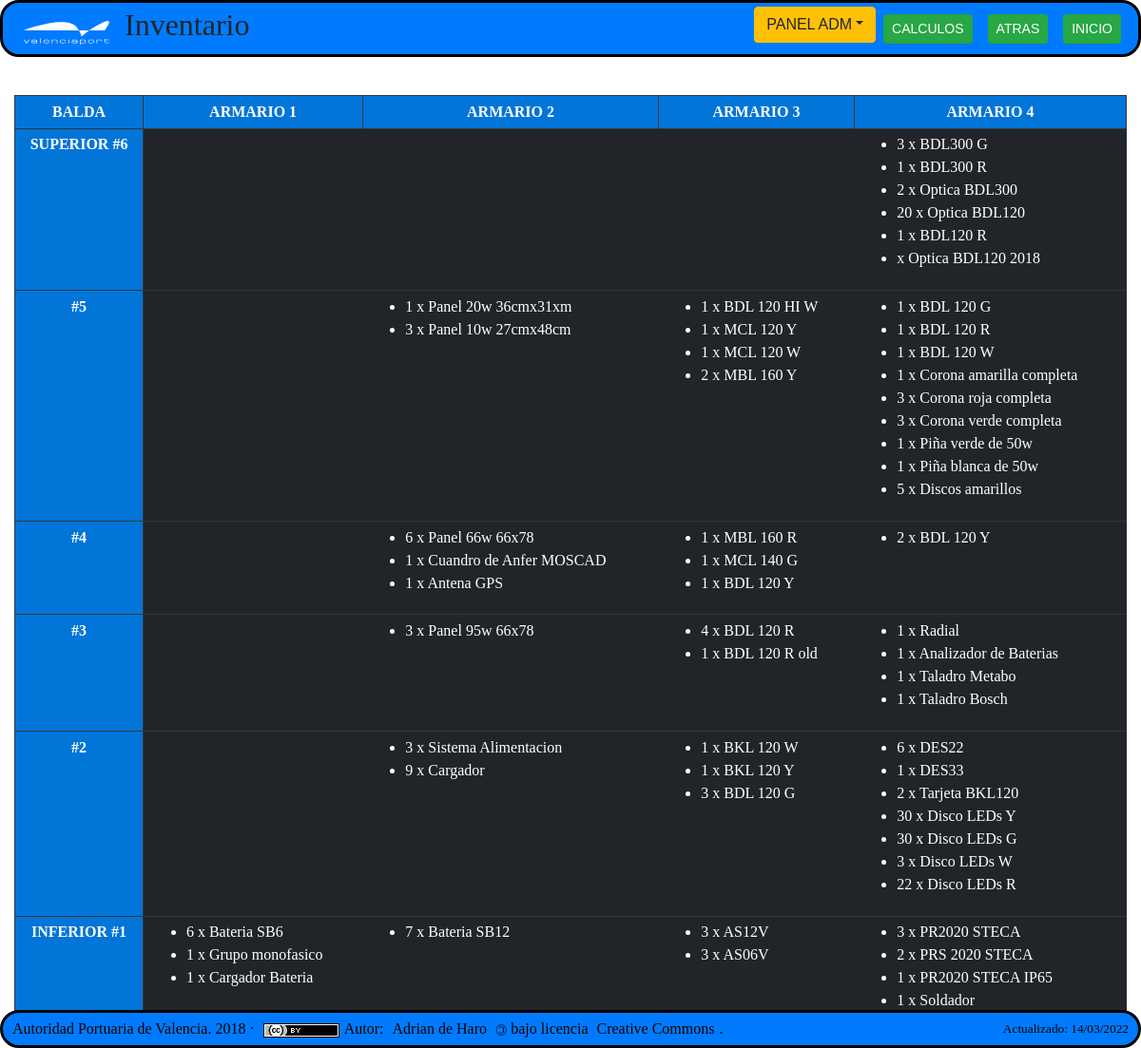
The page /inventario.php on the database as committed earlier.
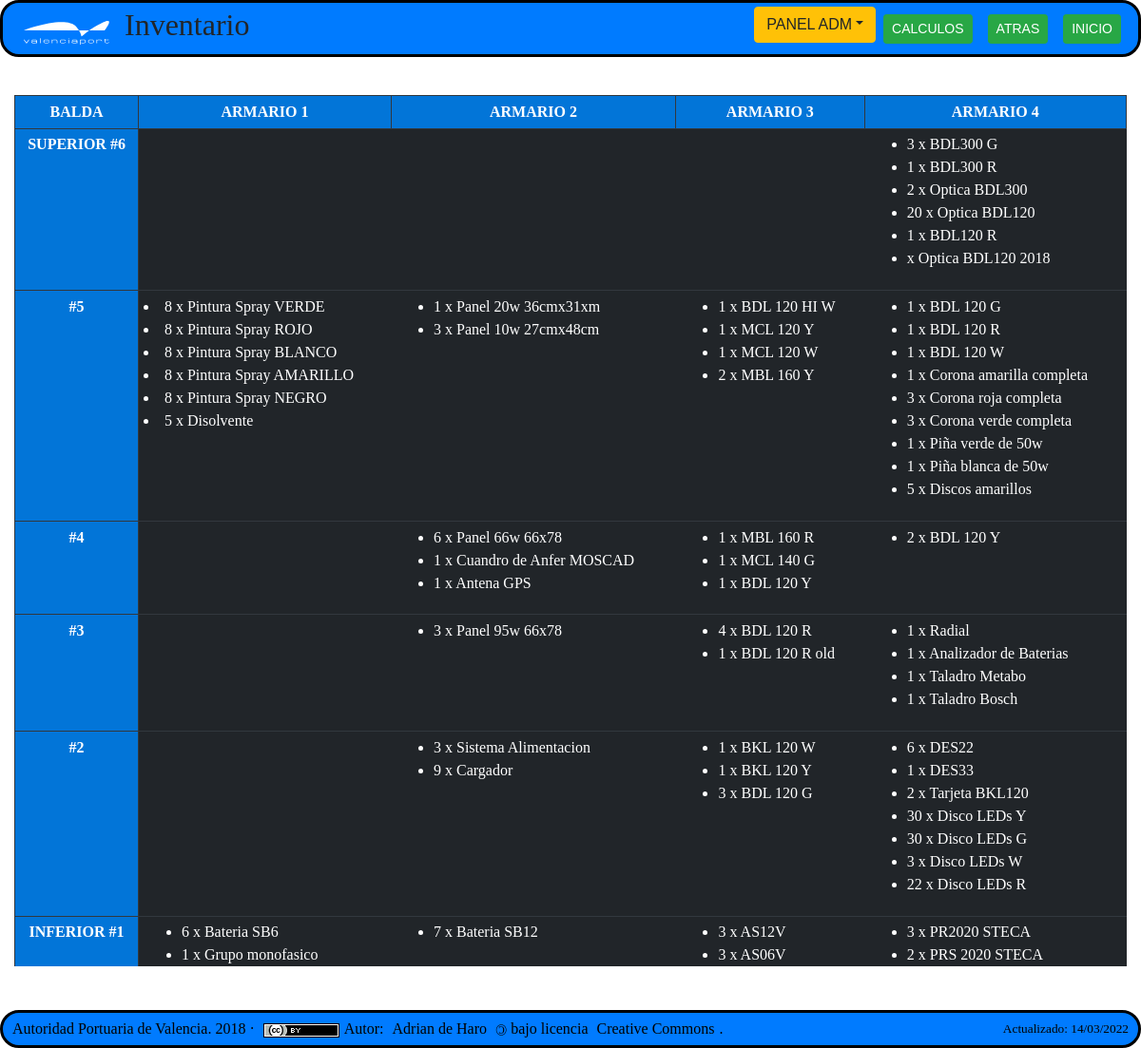
The same page on the database as committed later.
### tables this page shows
CREATE TABLE `inventario` (
  `id` mediumint(9) NOT NULL AUTO_INCREMENT,
  `item` varchar(50) NOT NULL,
  `cantidad` int(11) DEFAULT NULL,
  `fila` int(11) DEFAULT NULL,
  `columna` int(11) DEFAULT NULL,
  `descripcion` varchar(250) DEFAULT NULL,
  PRIMARY KEY (`id`)
);

### inventario.php (the view, shortened to what the changed rows need)
<?php
include_once 'funciones.php';
?>
<!DOCTYPE html>
<html lang="es">
<head>
    <link href="./css/bootstrap.min.css" rel="stylesheet" />
    <link type="text/css" href="./css/style.css" rel="stylesheet" media="screen" />
</head>
<body>
    <div class="container-fluid" style="margin-top:100px">
        <div class="row">
            <div class="col-12">
                <div class="table-responsive">
                    <table id="tablainventario" class="table table-sm table-dark">
                        <tr class="info-color-dark">
                            <th>BALDA</th>
                            <th>ARMARIO 1</th>
                            <th>ARMARIO 2</th>
                            <th>ARMARIO 3</th>
                            <th>ARMARIO 4</th>
                        </tr>
                        <tr>
                            <th>SUPERIOR #6 </th>
                                <?php
                                $db = conectaDb();
                                ?>
                            <td id="f6c4">
                                <ul>
                                    <?php
                                    $sql = "select * from inventario where fila=6 AND columna=4";
                                    $consulta = $db->prepare($sql);
                                    $consulta->execute();
                                    foreach ($consulta as $i) {
                                        echo "<li>" . $i['cantidad'] . " x " . $i['item'] . "</li>";
                                    }
                                    ?>
                                </ul>
                            </td>
                        </tr>
                        <tr>
                            <th> #5 </th>
                            <td id="f5c1">
                                <?php
                                $sql = "select * from inventario where fila=5 AND columna=1";
                                $consulta = $db->prepare($sql);
                                $consulta->execute();
                                foreach ($consulta as $i) {
                                    echo "<li>" . $i['cantidad'] . " x " . $i['item'] . "</li>";
                                }
                                ?> </td>
                            <td id="f5c2">
                                <ul>
                                    <?php
                                    $sql = "select * from inventario where fila=5 AND columna=2";
                                    $consulta = $db->prepare($sql);
                                    $consulta->execute();
                                    foreach ($consulta as $i) {
                                        echo "<li>" . $i['cantidad'] . " x " . $i['item'] . "</li>";
                                    }
                                    ?>
                                </ul>
                            </td>
                            <td id="f5c3">
                                <ul>
                                    <?php
                                    $sql = "select * from inventario where fila=5 AND columna=3";
                                    $consulta = $db->prepare($sql);
                                    $consulta->execute();
                                    foreach ($consulta as $i) {
                                        echo "<li>" . $i['cantidad'] . " x " . $i['item'] . "</li>";
                                    }
                                    ?>
                                </ul>
                            </td>
                            <td id="f5c4">
                                <ul>
                                    <?php
                                    $sql = "select * from inventario where fila=5 AND columna=4";
                                    $consulta = $db->prepare($sql);
                                    $consulta->execute();
                                    foreach ($consulta as $i) {
                                        echo "<li>" . $i['cantidad'] . " x " . $i['item'] . "</li>";
                                    }
                                    ?>
                                </ul>
                            </td>
                        </tr>
                        <tr>
                            <th> #4 </th>
                            <td id="f4c2">
                                <ul>
                                    <?php
                                    $sql = "select * from inventario where fila=4 AND columna=2";
                                    $consulta = $db->prepare($sql);
                                    $consulta->execute();
                                    foreach ($consulta as $i) {
                                        echo "<li>" . $i['cantidad'] . " x " . $i['item'] . "</li>";
                                    }
                                    ?>
                                </ul>
                            </td>
                            <td id="f4c3">
                                <ul>
                                    <?php
                                    $sql = "select * from inventario where fila=4 AND columna=3";
                                    $consulta = $db->prepare($sql);
                                    $consulta->execute();
                                    foreach ($consulta as $i) {
                                        echo "<li>" . $i['cantidad'] . " x " . $i['item'] . "</li>";
                                    }
                                    ?>
                                </ul>
                            </td>
                            <td id="f4c4">
                                <ul>
                                    <?php
                                    $sql = "select * from inventario where fila=4 AND columna=4";
                                    $consulta = $db->prepare($sql);
                                    $consulta->execute();
                                    foreach ($consulta as $i) {
                                        echo "<li>" . $i['cantidad'] . " x " . $i['item'] . "</li>";
                                    }
                                    ?>
                                </ul>
                            </td>
                        </tr>
                        <tr>
                            <th> #3 </th>
                            <td id="f3c2">
                                <ul>
                                    <?php
                                    $sql = "select * from inventario where fila=3 AND columna=2";
                                    $consulta = $db->prepare($sql);
                                    $consulta->execute();
                                    foreach ($consulta as $i) {
                                        echo "<li>" . $i['cantidad'] . " x " . $i['item'] . "</li>";
                                    }
                                    ?>
                                </ul>
                            </td>
                            <td id="f3c3">
                                <ul>
                                    <?php
                                    $sql = "select * from inventario where fila=3 AND columna=3";
                                    $consulta = $db->prepare($sql);
                                    $consulta->execute();
                                    foreach ($consulta as $i) {
                                        echo "<li>" . $i['cantidad'] . " x " . $i['item'] . "</li>";
                                    }
                                    ?>
                                </ul>
                            </td>
                            <td id="f3c4">
                                <ul>
                                    <?php
                                    $sql = "select * from inventario where fila=3 AND columna=4";
                                    $consulta = $db->prepare($sql);
                                    $consulta->execute();
                                    foreach ($consulta as $i) {
                                        echo "<li>" . $i['cantidad'] . " x " . $i['item'] . "</li>";
                                    }
                                    ?>
                                </ul>
                            </td>
                        </tr>
                        <tr>
                            <th> #2 </th>
                            <td id="f2c2">
                                <ul>
                                    <?php
                                    $sql = "select * from inventario where fila=2 AND columna=2";
                                    $consulta = $db->prepare($sql);
                                    $consulta->execute();
                                    foreach ($consulta as $i) {
                                        echo "<li>" . $i['cantidad'] . " x " . $i['item'] . "</li>";
                                    }
                                    ?>
                                </ul>
                            </td>
                            <td id="f2c3">
                                <ul>
                                    <?php
                                    $sql = "select * from inventario where fila=2 AND columna=3";
                                    $consulta = $db->prepare($sql);
                                    $consulta->execute();
                                    foreach ($consulta as $i) {
                                        echo "<li>" . $i['cantidad'] . " x " . $i['item'] . "</li>";
                                    }
                                    ?>
                                </ul>
                            </td>
                            <td id="f2c4">
                                <ul>
                                    <?php
                                    $sql = "select * from inventario where fila=2 AND columna=4";
                                    $consulta = $db->prepare($sql);
                                    $consulta->execute();
                                    foreach ($consulta as $i) {
                                        echo "<li>" . $i['cantidad'] . " x " . $i['item'] . "</li>";
                                    }
                                    ?>
                                </ul>
                            </td>
                        </tr>
                        <tr>
                            <th>INFERIOR #1 </th>
                            <td id="f1c1">
                                <ul>
                                    <?php
                                    $sql = "select * from inventario where fila=1 AND columna=1";
                                    $consulta = $db->prepare($sql);
                                    $consulta->execute();
                                    foreach ($consulta as $i) {
                                        echo "<li>" . $i['cantidad'] . " x " . $i['item'] . "</li>";
                                    }
                                    ?>
                                </ul>
                            </td>
                            <td id="f1c2">
                                <ul>
                                    <?php
                                    $sql = "select * from inventario where fila=1 AND columna=2";
                                    $consulta = $db->prepare($sql);
                                    $consulta->execute();
                                    foreach ($consulta as $i) {
                                        echo "<li>" . $i['cantidad'] . " x " . $i['item'] . "</li>";
                                    }
                                    ?>
                                </ul>
                            </td>
                            <td id="f1c3">
                                <ul>
                                    <?php
                                    $sql = "select * from inventario where fila=1 AND columna=3";
                                    $consulta = $db->prepare($sql);
                                    $consulta->execute();
                                    foreach ($consulta as $i) {
                                        echo "<li>" . $i['cantidad'] . " x " . $i['item'] . "</li>";
                                    }
                                    ?>
                                </ul>
                            </td>
                            <td id="f1c4">
                                <ul>
                                    <?php
                                    $sql = "select * from inventario where fila=1 AND columna=4";
                                    $consulta = $db->prepare($sql);
                                    $consulta->execute();
                                    foreach ($consulta as $i) {
                                        echo "<li>" . $i['cantidad'] . " x " . $i['item'] . "</li>";
                                    }
                                    ?>
                                </ul>
                            </td>
                        </tr>
                    </table>
                </div>
            </div>
        </div>
    </div>
</body>
</html>

Rows that differ between the two databases and show on the page:
no longer on this page (row unchanged): inventario: cantidad "1", item "Cargador Bateria"
no longer on this page (row unchanged): inventario: cantidad "1", item "PR2020 STECA IP65"
no longer on this page (row unchanged): inventario: cantidad "1", item "Soldador"
added inventario: cantidad "8", item "Pintura Spray VERDE"
added inventario: cantidad "8", item "Pintura Spray ROJO"
added inventario: cantidad "8", item "Pintura Spray BLANCO"
added inventario: cantidad "8", item "Pintura Spray AMARILLO"
added inventario: cantidad "8", item "Pintura Spray NEGRO"
added inventario: cantidad "5", item "Disolvente"
